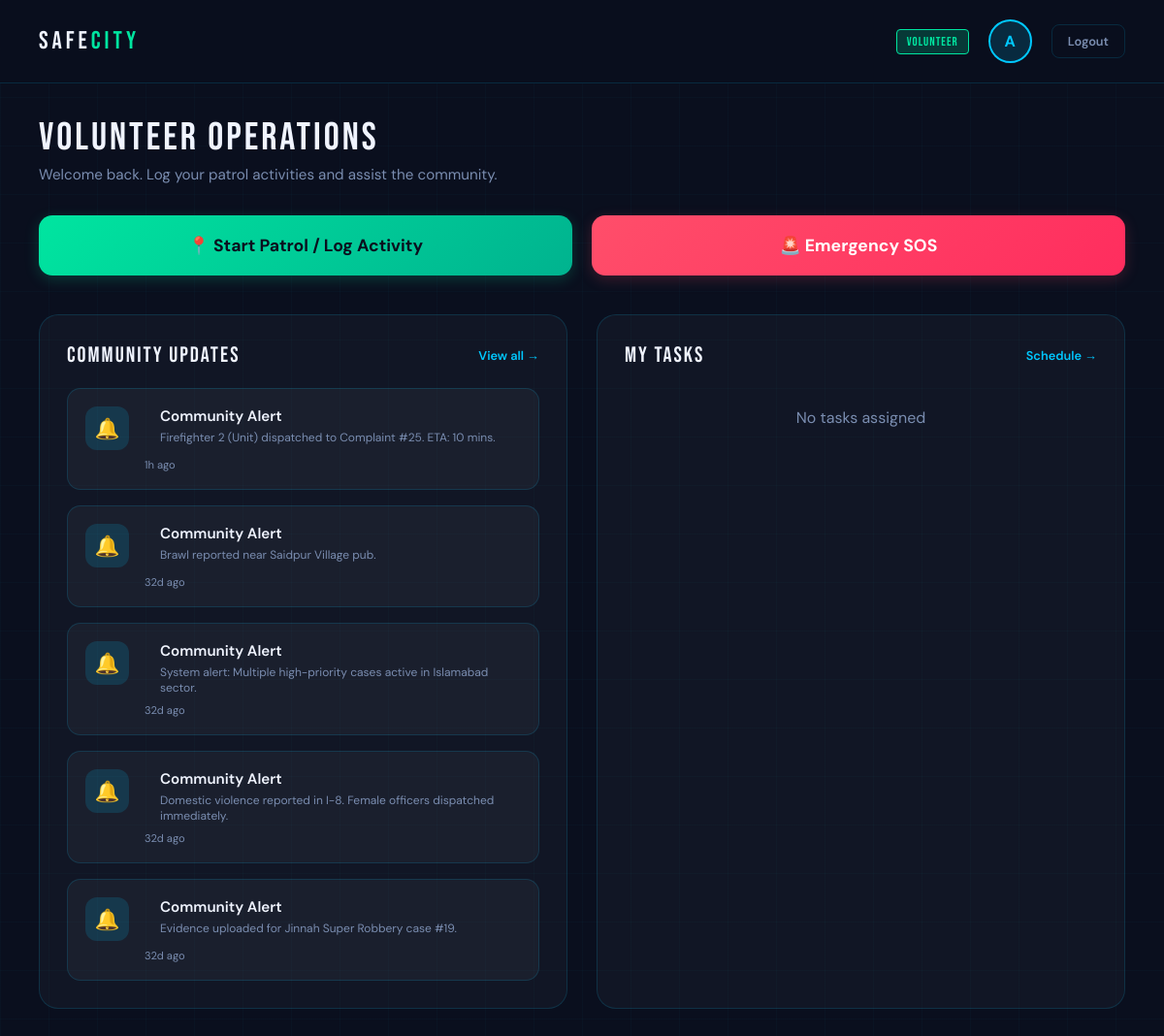
Page /volunteer_dashboard (signed in) on the earlier database version.
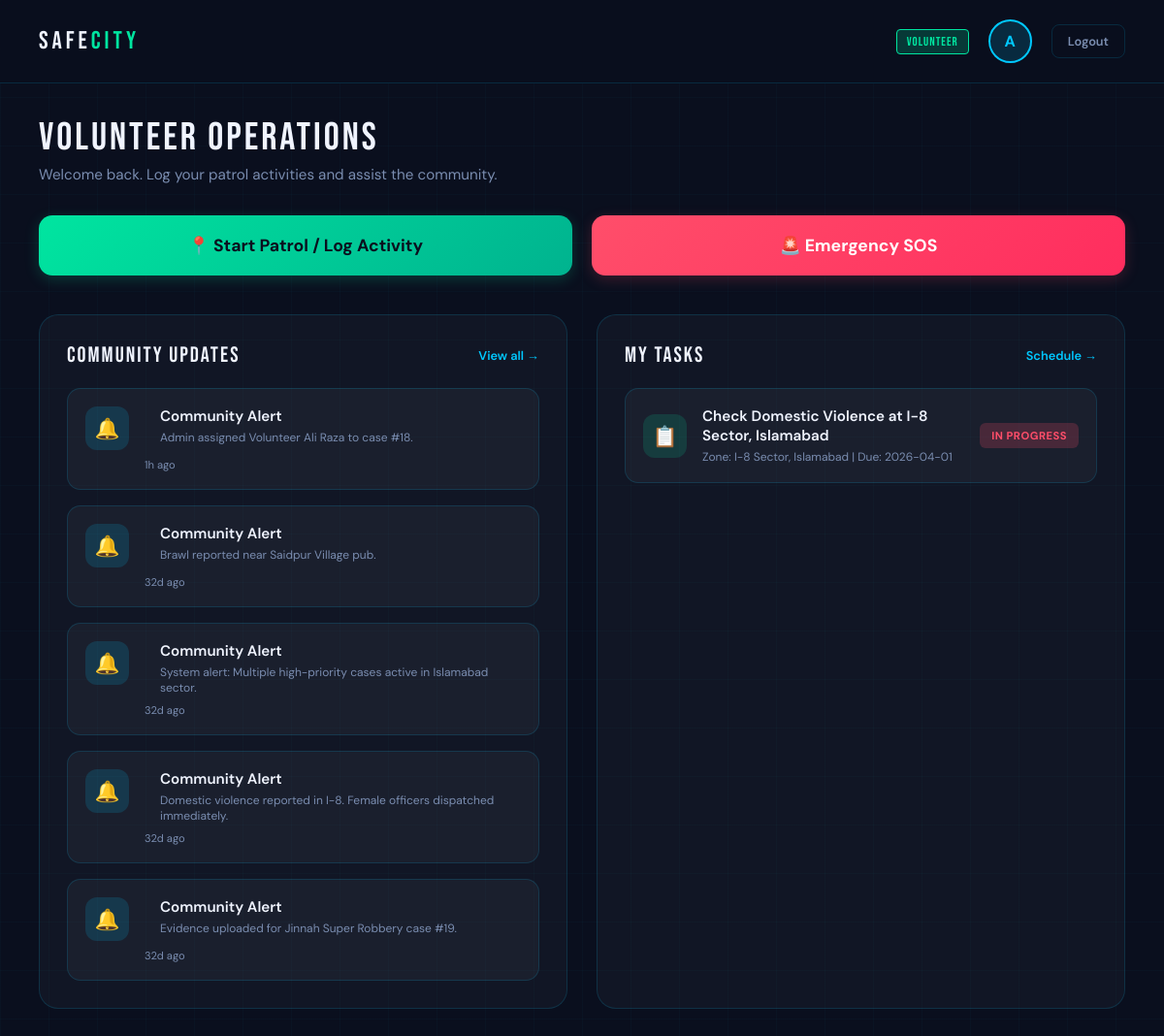
Same page on the later database version.
### tables this page shows
CREATE TABLE Notifications (
    notification_id INTEGER PRIMARY KEY AUTOINCREMENT,
    message TEXT NOT NULL,
    created_at DATETIME DEFAULT CURRENT_TIMESTAMP
);

CREATE TABLE Cases (
    case_id INTEGER PRIMARY KEY AUTOINCREMENT,
    complaint_id INTEGER UNIQUE,
    assigned_police_id INTEGER,
    assigned_detective_id INTEGER,
    assigned_volunteer_id INTEGER,
    priority TEXT DEFAULT 'Medium' CHECK(priority IN ('High','Medium','Low')),
    notes TEXT,
    last_updated DATETIME DEFAULT CURRENT_TIMESTAMP,

    FOREIGN KEY (complaint_id) REFERENCES Complaints(complaint_id),
    FOREIGN KEY (assigned_police_id) REFERENCES AuthorizedPersonnel(personnel_id),
    FOREIGN KEY (assigned_detective_id) REFERENCES AuthorizedPersonnel(personnel_id),
    FOREIGN KEY (assigned_volunteer_id) REFERENCES AuthorizedPersonnel(personnel_id)
);

CREATE TABLE Complaints (
    complaint_id INTEGER PRIMARY KEY AUTOINCREMENT,
    user_id INTEGER,
    category_id INTEGER,
    description TEXT NOT NULL,
    location TEXT NOT NULL,
    status TEXT DEFAULT 'Pending' CHECK(status IN ('Pending','In Progress','Resolved')),
    created_at DATETIME DEFAULT CURRENT_TIMESTAMP,

    FOREIGN KEY (user_id) REFERENCES Citizens(citizen_id),
    FOREIGN KEY (category_id) REFERENCES CrimeCategories(category_id)
);

### app.py (the view)
@app.route('/volunteer_dashboard')
def volunteer_dashboard():
    if 'user_id' not in session:
        return redirect(url_for('login'))
    if session.get('role') != 'Volunteer':
        return redirect(url_for('login'))
    conn = get_db_connection()
    updates_raw = conn.execute("""
        SELECT message, created_at
        FROM Notifications
        ORDER BY created_at DESC
        LIMIT 5
    """).fetchall()
    community_updates = []
    for u in updates_raw:
        community_updates.append({
            'title': 'Community Alert',
            'message': u['message'],
            'time_ago': time_ago(u['created_at'])
        })
    tasks_raw = conn.execute("""
        SELECT
            cc.name as category_name,
            c.location,
            c.status,
            cs.priority,
            c.created_at
        FROM Cases cs
        JOIN Complaints c ON cs.complaint_id = c.complaint_id
        JOIN CrimeCategories cc ON c.category_id = cc.category_id
        WHERE cs.assigned_volunteer_id = ?
        ORDER BY c.created_at DESC
    """, (session.get('user_id'),)).fetchall()
    tasks = []
    for t in tasks_raw:
        created_str = t['created_at'] if t['created_at'] else ''
        tasks.append({
            'description': f"Check {t['category_name']} at {t['location']}",
            'zone': t['location'],
            'due_date': created_str.split(' ')[0] if created_str else 'N/A',
            'status': t['status'],
            'urgent': t['priority'] == 'High',
            'active': t['status'] == 'In Progress'
        })
    conn.close()
    return render_template(
        'volunteer_dashboard.html',
        community_updates=community_updates,
        tasks=tasks
    )

### app.py (called while the page is built)
def get_db_connection():
    conn = sqlite3.connect(DATABASE, timeout=10)
    conn.row_factory = sqlite3.Row
    return conn

def time_ago(dt_str):
    if not dt_str:
        return ''
    dt = datetime.strptime(dt_str, '%Y-%m-%d %H:%M:%S')
    now = datetime.utcnow()
    diff = now - dt
    minutes = int(diff.total_seconds() // 60)
    if minutes < 1:
        return 'Just now'
    elif minutes < 60:
        return f'{minutes}m ago'
    elif minutes < 1440:
        return f'{minutes // 60}h ago'
    else:
        return f'{minutes // 1440}d ago'

### templates/volunteer_dashboard.html (shortened to what this page needs)
<!DOCTYPE html>
<html lang="en">
<head>
</head>
<body>
  <div class="app-container">
        <div class="header">
      <div class="logo">SAFE<span>CITY</span></div>
      <div class="header-right">
        <div class="role-badge">VOLUNTEER</div>
        <div class="user-avatar">
            {% if session.name %}{{ session.name[0] }}{% else %}V{% endif %}
        </div>
        <a href="/logout" class="logout-link">Logout</a>
      </div>
    </div>
    <div class="app-content">
      <div class="content">
        <div class="welcome-section">
          <div class="page-title">Volunteer Operations</div>
          <div class="page-sub">Welcome back. Log your patrol activities and assist the community.</div>
        </div>
        <div class="action-grid">
          <a href="/log_patrol" class="action-btn btn-log">📍 Start Patrol / Log Activity</a>
          <button onclick="alert('SOS Signal Sent to HQ')" class="action-btn btn-sos">🚨 Emergency SOS</button>
        </div>
        <div class="dashboard-grid">
          <div class="section-card">
            <div class="section-head">
              <div class="section-title">Community Updates</div>
              <a href="/updates" class="section-link">View all →</a>
            </div>
            <div class="list-container">
              {% for update in community_updates %}
              <div class="card-item" style="display:block">
                <div style="display:flex; gap:16px; margin-bottom:8px;">
                  <div class="item-icon" style="background: rgba(0,200,255,0.15);">🔔</div>
                  <div>
                    <div class="item-title">{{ update.title }}</div>
                    <div class="item-meta">{{ update.message }}</div>
                  </div>
                </div>
                <div style="font-size:0.7rem; color:var(--muted); margin-left:61px;">{{ update.time_ago }}</div>
              </div>
              {% else %}
              <div style="text-align:center; padding:20px; color:var(--muted);">No updates</div>
              {% endfor %}
            </div>
          </div>
          <div class="section-card">
            <div class="section-head">
              <div class="section-title">My Tasks</div>
              <a href="/schedule" class="section-link">Schedule →</a>
            </div>
            <div class="list-container">
              {% for task in tasks %}
              <div class="card-item">
                <div class="item-icon" style="background: rgba(0,229,160,0.15);">📋</div>
                <div>
                  <div class="item-title">{{ task.description }}</div>
                  <div class="item-meta">Zone: {{ task.zone }} | Due: {{ task.due_date }}</div>
                </div>
                <span class="status-pill {% if task.urgent %}sp-urgent{% elif task.active %}sp-active{% else %}sp-pending{% endif %}">
                  {{ task.status }}
                </span>
              </div>
              {% else %}
              <div style="text-align:center; padding:20px; color:var(--muted);">No tasks assigned</div>
              {% endfor %}
            </div>
          </div>
        </div>
      </div>
    </div>
  </div>
</body>
</html>

Differences in the rows shown:
removed Notifications: title "Community Alert", message "Firefighter 2 (Unit) dispatched to Complaint #25. ETA: 10 mins.", time_ago "1h ago"
added Notifications: title "Community Alert", message "Admin assigned Volunteer Ali Raza to case #18.", time_ago "1h ago"
now on this page (row edited): Cases: description "Check Domestic Violence at I-8 Sector, Islamabad", zone "I-8 Sector, Islamabad", due_date "2026-04-01", status "IN PROGRESS"
Other differences:
text no longer shown: "No tasks assigned"
